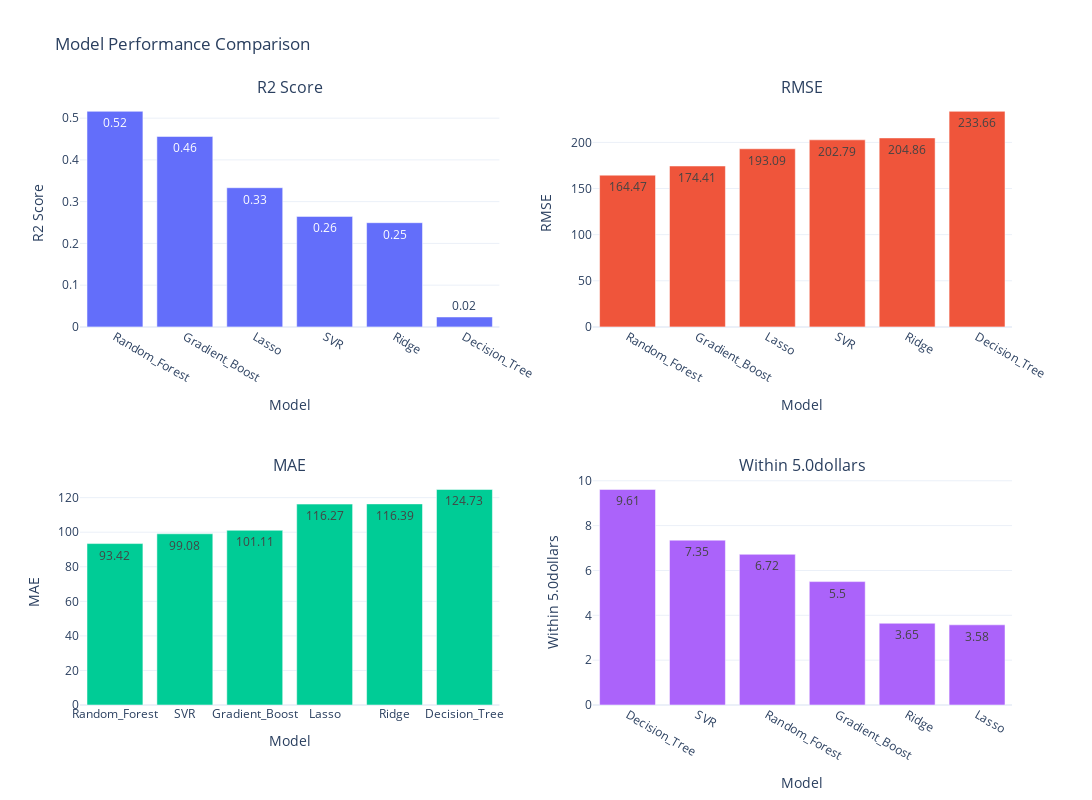
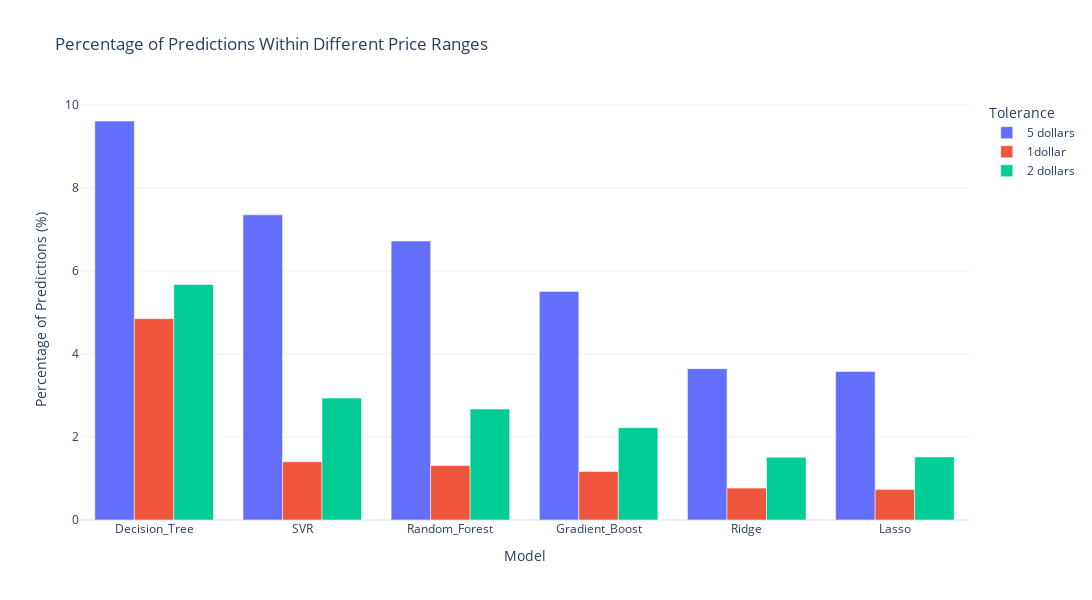

Notebook code for these charts, in order:
### Markdown cell above
# Visualize

### Code cell
import pandas as pd
import numpy as np
import seaborn as sns
import matplotlib.pyplot as plt
import plotly.express as px
import plotly.graph_objects as go
from plotly.subplots import make_subplots
from pathlib import Path

class EnhancedModelVisualization:
    def __init__(self, results_path: str = 'output/model_comparison_results.csv'):
        """Initialize with path to results CSV file."""
        self.results_df = pd.read_csv(results_path)
        self.output_dir = Path('output/visualizations')
        self.output_dir.mkdir(parents=True, exist_ok=True)
        
        # Filter out extremely poor performing models
        self.filter_outlier_models()
        
    def filter_outlier_models(self, r2_threshold: float = -1.0):
        """Remove models with extremely poor performance."""
        original_count = len(self.results_df)
        self.results_df = self.results_df[self.results_df['Test_R2_Score'] > r2_threshold]
        filtered_count = len(self.results_df)
        
        if filtered_count < original_count:
            print(f"Filtered out {original_count - filtered_count} models with R² score below {r2_threshold}")
            print("Filtered models:", self.results_df[~self.results_df['Test_R2_Score'].gt(r2_threshold)]['Model'].tolist())
    
    def plot_overall_comparison(self):
        """Create a comprehensive comparison of all models."""
        metrics = ['R2_Score', 'RMSE', 'MAE', 'Within_5.0dollars']
        test_metrics = [f'Test_{metric}' for metric in metrics]
        
        fig = make_subplots(
            rows=2, cols=2,
            subplot_titles=[metric.replace('Test_', '').replace('_', ' ') for metric in test_metrics]
        )
        
        for idx, metric in enumerate(test_metrics, 1):
            row = (idx - 1) // 2 + 1
            col = (idx - 1) % 2 + 1
            
            # Sort models by metric value
            sorted_df = self.results_df.sort_values(metric, ascending='RMSE' in metric or 'MAE' in metric)
            
            fig.add_trace(
                go.Bar(
                    x=sorted_df['Model'],
                    y=sorted_df[metric],
                    name=metric.replace('Test_', ''),
                    text=sorted_df[metric].round(2),
                    textposition='auto',
                    hovertemplate="%{x}<br>%{y:.2f}<extra></extra>"
                ),
                row=row, col=col
            )
            
            # Update axes labels
            fig.update_xaxes(title_text="Model", row=row, col=col)
            fig.update_yaxes(title_text=metric.replace('Test_', '').replace('_', ' '), row=row, col=col)
        
        fig.update_layout(
            height=800,
            width=1200,
            title_text="Model Performance Comparison",
            showlegend=False,
            template="plotly_white"
        )
        
        fig.write_html(self.output_dir / 'overall_comparison.html')
        fig.show()
    
    def plot_tolerance_comparison(self):
        """Plot tolerance-based metrics comparison."""
        tolerance_cols = [col for col in self.results_df.columns 
                         if 'Within' in col and 'Test' in col]
        
        # Melt the dataframe for easier plotting
        melted_df = pd.melt(
            self.results_df,
            id_vars=['Model'],
            value_vars=tolerance_cols,
            var_name='Tolerance',
            value_name='Percentage'
        )
        
        # Clean up tolerance labels
        melted_df['Tolerance'] = melted_df['Tolerance'].apply(
            lambda x: x.replace('Test_Within_', '')
                      .replace('dollars', ' dollars')
                      .replace('.0', '')
        )
        
        # Sort models by their best performance
        model_order = self.results_df.sort_values('Test_Within_5.0dollars', ascending=False)['Model'].tolist()
        
        fig = px.bar(
            melted_df,
            x='Model',
            y='Percentage',
            color='Tolerance',
            title='Percentage of Predictions Within Different Price Ranges',
            barmode='group',
            category_orders={"Model": model_order}
        )
        
        fig.update_layout(
            height=600,
            width=1200,
            yaxis_title="Percentage of Predictions (%)",
            xaxis_title="Model",
            template="plotly_white"
        )
        
        fig.write_html(self.output_dir / 'tolerance_comparison.html')
        fig.show()
    
    def plot_train_test_comparison(self):
        """Plot training vs test performance with error bars."""
        metrics = ['R2_Score', 'RMSE', 'MAE']
        
        fig = make_subplots(
            rows=len(metrics), cols=1,
            subplot_titles=[f"{metric.replace('_', ' ')} - Train vs Test" for metric in metrics],
            height=300 * len(metrics)
        )
        
        colors = {'Train': '#1f77b4', 'Test': '#ff7f0e'}
        
        for idx, metric in enumerate(metrics, 1):
            # Sort models by test performance
            sort_ascending = 'RMSE' in metric or 'MAE' in metric
            sorted_df = self.results_df.sort_values(f'Test_{metric}', ascending=sort_ascending)
            
            for dataset in ['Train', 'Test']:
                fig.add_trace(
                    go.Bar(
                        name=f'{dataset} {metric}',
                        x=sorted_df['Model'],
                        y=sorted_df[f'{dataset}_{metric}'],
                        text=sorted_df[f'{dataset}_{metric}'].round(2),
                        textposition='auto',
                        marker_color=colors[dataset],
                        showlegend=idx==1,
                        hovertemplate="%{x}<br>%{y:.2f}<extra></extra>"
                    ),
                    row=idx, col=1
                )
        
        fig.update_layout(
            title_text="Train vs Test Performance Comparison",
            width=1200,
            showlegend=True,
            barmode='group',
            template="plotly_white"
        )
        
        fig.write_html(self.output_dir / 'train_test_comparison.html')
        fig.show()
    
    def create_summary_report(self):
        """Create an enhanced summary report with relative performance scores."""
        # Calculate rankings for each metric
        ranking_metrics = [col for col in self.results_df.columns 
                         if 'Test_' in col and col != 'Test_Max_Error']
        
        # Initialize rankings dataframe
        rankings = pd.DataFrame()
        
        # Calculate rankings and normalized scores
        for metric in ranking_metrics:
            ascending = 'RMSE' in metric or 'MAE' in metric
            
            # Calculate rank
            rankings[f'{metric}_rank'] = self.results_df[metric].rank(ascending=ascending)
            
            # Calculate normalized score (0-100)
            if ascending:
                rankings[f'{metric}_score'] = 100 * (self.results_df[metric].max() - self.results_df[metric]) / (self.results_df[metric].max() - self.results_df[metric].min())
            else:
                rankings[f'{metric}_score'] = 100 * (self.results_df[metric] - self.results_df[metric].min()) / (self.results_df[metric].max() - self.results_df[metric].min())
        
        # Calculate average scores
        rankings['Average_Score'] = rankings[[col for col in rankings.columns if 'score' in col]].mean(axis=1)
        self.results_df['Overall_Score'] = rankings['Average_Score']
        
        # Sort by overall score
        summary = self.results_df.sort_values('Overall_Score', ascending=False)
        
        # Create summary visualization
        fig = go.Figure(data=[
            go.Table(
                header=dict(
                    values=['Model', 'Overall_Score'] + [col for col in self.results_df.columns 
                                                       if 'Test_' in col],
                    font=dict(size=12),
                    align='left'
                ),
                cells=dict(
                    values=[summary[col] for col in summary.columns],
                    font=dict(size=11),
                    align='left',
                    format=[None] + ['.2f'] * (len(summary.columns) - 1)
                )
            )
        ])
        
        fig.update_layout(
            title="Model Performance Summary (Ranked by Overall Score)",
            width=1200,
            height=400
        )
        
        # Save results
        summary.to_csv(self.output_dir / 'model_summary_with_scores.csv', index=False)
        fig.write_html(self.output_dir / 'performance_summary.html')
        fig.show()
    
    def plot_error_distribution(self):
        """Plot error distribution comparison for all models."""
        fig = go.Figure()
        
        for model in self.results_df['Model']:
            mae = self.results_df[self.results_df['Model'] == model]['Test_MAE'].values[0]
            rmse = self.results_df[self.results_df['Model'] == model]['Test_RMSE'].values[0]
            
            # Create normal distribution based on MAE and RMSE
            x = np.linspace(-3*rmse, 3*rmse, 100)
            y = np.exp(-(x**2)/(2*rmse**2)) / (rmse*np.sqrt(2*np.pi))
            
            fig.add_trace(go.Scatter(
                x=x,
                y=y,
                name=model,
                mode='lines',
                hovertemplate=f"Model: {model}<br>MAE: {mae:.2f}<br>RMSE: {rmse:.2f}<extra></extra>"
            ))
        
        fig.update_layout(
            title="Error Distribution Comparison",
            xaxis_title="Prediction Error ($)",
            yaxis_title="Density",
            width=1200,
            height=600,
            template="plotly_white"
        )
        
        fig.write_html(self.output_dir / 'error_distribution.html')
        fig.show()

def main():
    """Generate all visualizations."""
    visualizer = EnhancedModelVisualization()
    
    print("Generating enhanced visualizations...")
    
    visualizer.plot_overall_comparison()
    visualizer.plot_tolerance_comparison()
    visualizer.plot_train_test_comparison()
    visualizer.create_summary_report()
    visualizer.plot_error_distribution()
    
    print("\nVisualizations have been saved to the 'output/visualizations' directory.")
    print("The following files were created:")
    for file in visualizer.output_dir.glob('*.html'):
        print(f"- {file.name}")

if __name__ == "__main__":
    main()

### Figure 1 — Plotly figure (JSON) as saved in the notebook; plotly's stock layout.template omitted (floating-point values rounded to 4 significant figures)
{"data": [{"hovertemplate": "%{x}<br>%{y:.2f}<extra></extra>", "name": "R2_Score", "text": [0.52, 0.46, 0.33, 0.26, 0.25, 0.02], "textposition": "auto", "x": ["Random_Forest", "Gradient_Boost", "Lasso", "SVR", "Ridge", "Decision_Tree"], "y": [0.5163, 0.4561, 0.3333, 0.2646, 0.2495, 0.0237], "type": "bar", "xaxis": "x", "yaxis": "y"}, {"hovertemplate": "%{x}<br>%{y:.2f}<extra></extra>", "name": "RMSE", "text": [164.5, 174.4, 193.1, 202.8, 204.9, 233.7], "textposition": "auto", "x": ["Random_Forest", "Gradient_Boost", "Lasso", "SVR", "Ridge", "Decision_Tree"], "y": [164.5, 174.4, 193.1, 202.8, 204.9, 233.7], "type": "bar", "xaxis": "x2", "yaxis": "y2"}, {"hovertemplate": "%{x}<br>%{y:.2f}<extra></extra>", "name": "MAE", "text": [93.42, 99.08, 101.1, 116.3, 116.4, 124.7], "textposition": "auto", "x": ["Random_Forest", "SVR", "Gradient_Boost", "Lasso", "Ridge", "Decision_Tree"], "y": [93.42, 99.08, 101.1, 116.3, 116.4, 124.7], "type": "bar", "xaxis": "x3", "yaxis": "y3"}, {"hovertemplate": "%{x}<br>%{y:.2f}<extra></extra>", "name": "Within_5.0dollars", "text": [9.61, 7.35, 6.72, 5.5, 3.65, 3.58], "textposition": "auto", "x": ["Decision_Tree", "SVR", "Random_Forest", "Gradient_Boost", "Ridge", "Lasso"], "y": [9.612, 7.351, 6.721, 5.503, 3.646, 3.576], "type": "bar", "xaxis": "x4", "yaxis": "y4"}], "layout": {"xaxis": {"anchor": "y", "domain": [0.0, 0.45], "title": {"text": "Model"}}, "yaxis": {"anchor": "x", "domain": [0.625, 1.0], "title": {"text": "R2 Score"}}, "xaxis2": {"anchor": "y2", "domain": [0.55, 1.0], "title": {"text": "Model"}}, "yaxis2": {"anchor": "x2", "domain": [0.625, 1.0], "title": {"text": "RMSE"}}, "xaxis3": {"anchor": "y3", "domain": [0.0, 0.45], "title": {"text": "Model"}}, "yaxis3": {"anchor": "x3", "domain": [0.0, 0.375], "title": {"text": "MAE"}}, "xaxis4": {"anchor": "y4", "domain": [0.55, 1.0], "title": {"text": "Model"}}, "yaxis4": {"anchor": "x4", "domain": [0.0, 0.375], "title": {"text": "Within 5.0dollars"}}, "annotations": [{"font": {"size": 16}, "showarrow": false, "text": "R2 Score", "x": 0.225, "xanchor": "center", "xref": "paper", "y": 1.0, "yanchor": "bottom", "yref": "paper"}, {"font": {"size": 16}, "showarrow": false, "text": "RMSE", "x": 0.775, "xanchor": "center", "xref": "paper", "y": 1.0, "yanchor": "bottom", "yref": "paper"}, {"font": {"size": 16}, "showarrow": false, "text": "MAE", "x": 0.225, "xanchor": "center", "xref": "paper", "y": 0.375, "yanchor": "bottom", "yref": "paper"}, {"font": {"size": 16}, "showarrow": false, "text": "Within 5.0dollars", "x": 0.775, "xanchor": "center", "xref": "paper", "y": 0.375, "yanchor": "bottom", "yref": "paper"}], "title": {"text": "Model Performance Comparison"}, "height": 800, "width": 1200, "showlegend": false}}

### Figure 2 — Plotly figure (JSON) as saved in the notebook; plotly's stock layout.template omitted (floating-point values rounded to 4 significant figures)
{"data": [{"alignmentgroup": "True", "hovertemplate": "Tolerance=5 dollars<br>Model=%{x}<br>Percentage=%{y}<extra></extra>", "legendgroup": "5 dollars", "marker": {"color": "#636efa", "pattern": {"shape": ""}}, "name": "5 dollars", "offsetgroup": "5 dollars", "orientation": "v", "showlegend": true, "textposition": "auto", "x": ["Ridge", "Lasso", "Decision_Tree", "Random_Forest", "Gradient_Boost", "SVR"], "xaxis": "x", "y": [3.646, 3.576, 9.612, 6.721, 5.503, 7.351], "yaxis": "y", "type": "bar"}, {"alignmentgroup": "True", "hovertemplate": "Tolerance=1dollar<br>Model=%{x}<br>Percentage=%{y}<extra></extra>", "legendgroup": "1dollar", "marker": {"color": "#EF553B", "pattern": {"shape": ""}}, "name": "1dollar", "offsetgroup": "1dollar", "orientation": "v", "showlegend": true, "textposition": "auto", "x": ["Ridge", "Lasso", "Decision_Tree", "Random_Forest", "Gradient_Boost", "SVR"], "xaxis": "x", "y": [0.7689, 0.7365, 4.85, 1.311, 1.167, 1.404], "yaxis": "y", "type": "bar"}, {"alignmentgroup": "True", "hovertemplate": "Tolerance=2 dollars<br>Model=%{x}<br>Percentage=%{y}<extra></extra>", "legendgroup": "2 dollars", "marker": {"color": "#00cc96", "pattern": {"shape": ""}}, "name": "2 dollars", "offsetgroup": "2 dollars", "orientation": "v", "showlegend": true, "textposition": "auto", "x": ["Ridge", "Lasso", "Decision_Tree", "Random_Forest", "Gradient_Boost", "SVR"], "xaxis": "x", "y": [1.51, 1.519, 5.674, 2.673, 2.223, 2.937], "yaxis": "y", "type": "bar"}], "layout": {"xaxis": {"anchor": "y", "domain": [0.0, 1.0], "title": {"text": "Model"}, "categoryorder": "array", "categoryarray": ["Decision_Tree", "SVR", "Random_Forest", "Gradient_Boost", "Ridge", "Lasso"]}, "yaxis": {"anchor": "x", "domain": [0.0, 1.0], "title": {"text": "Percentage of Predictions (%)"}}, "legend": {"title": {"text": "Tolerance"}, "tracegroupgap": 0}, "title": {"text": "Percentage of Predictions Within Different Price Ranges"}, "barmode": "group", "height": 600, "width": 1200}}
